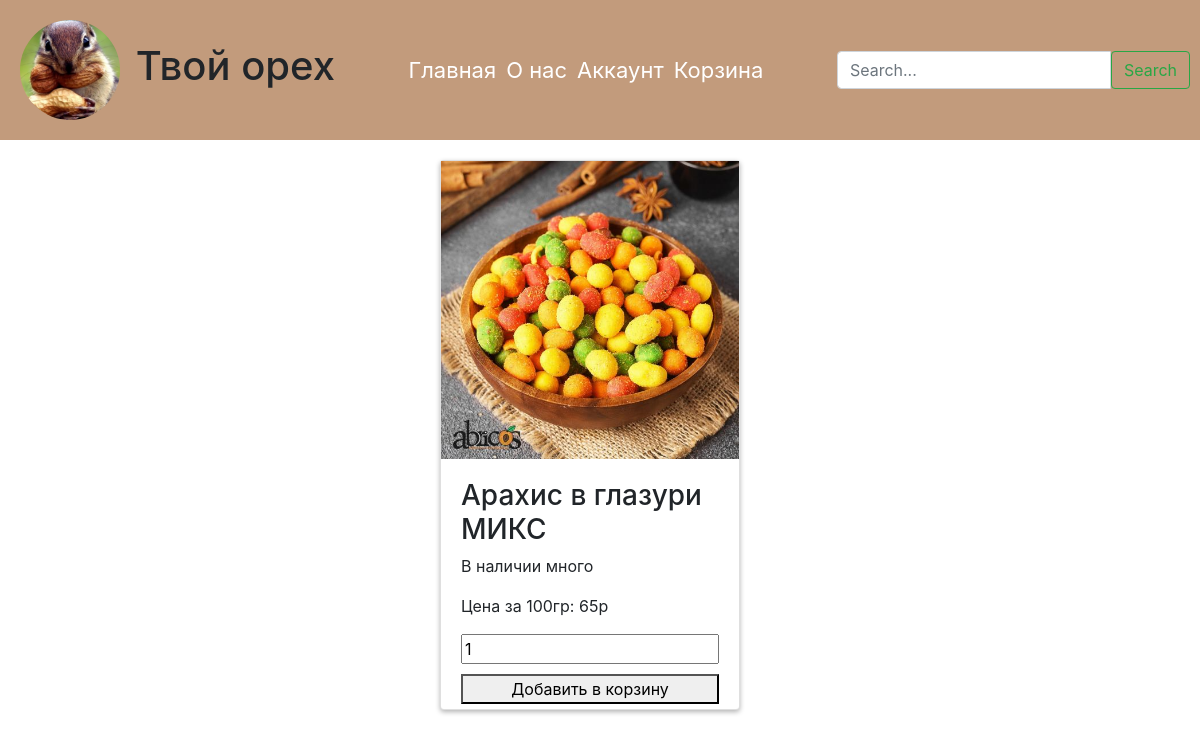
The app's page /, older data.
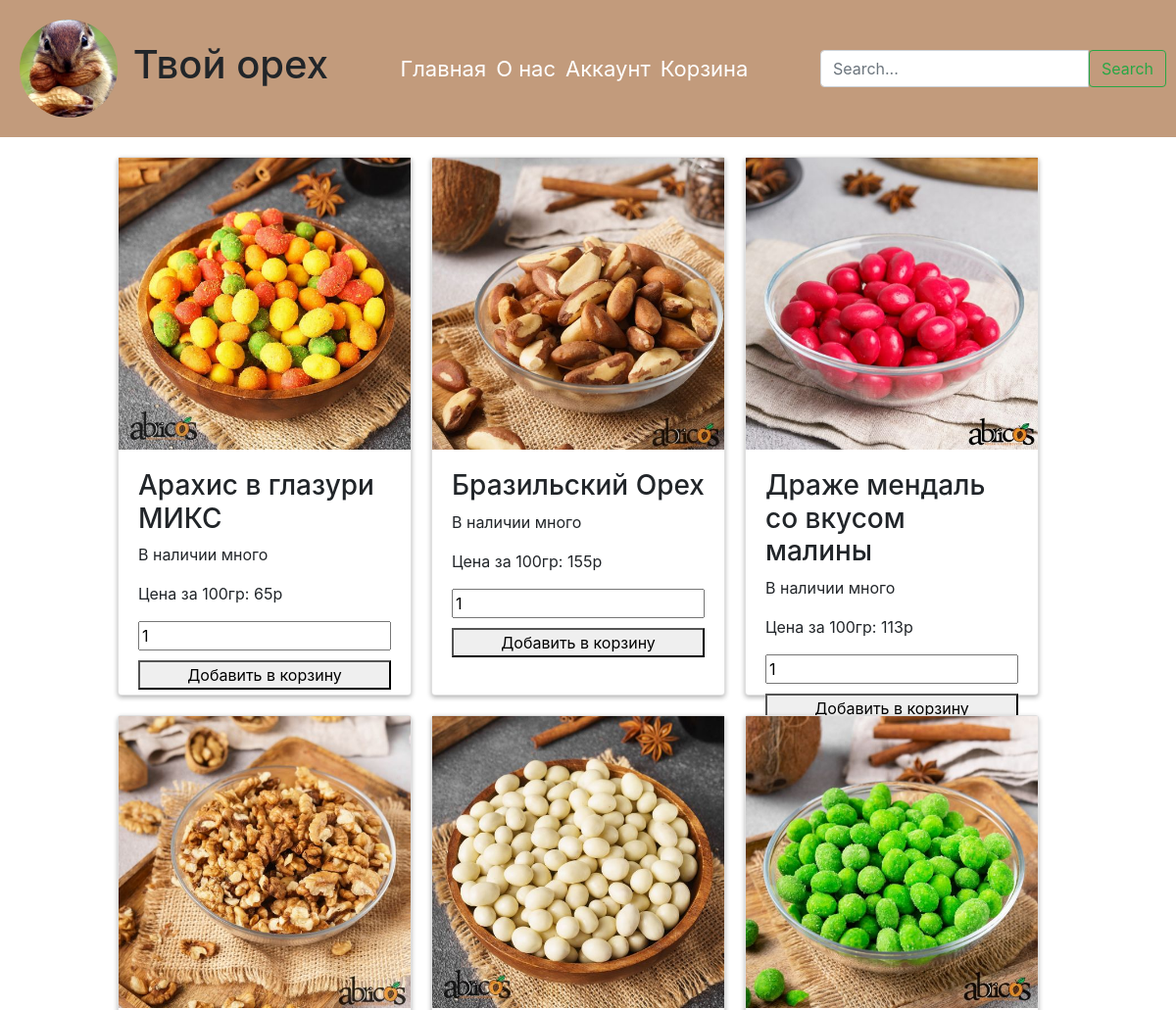
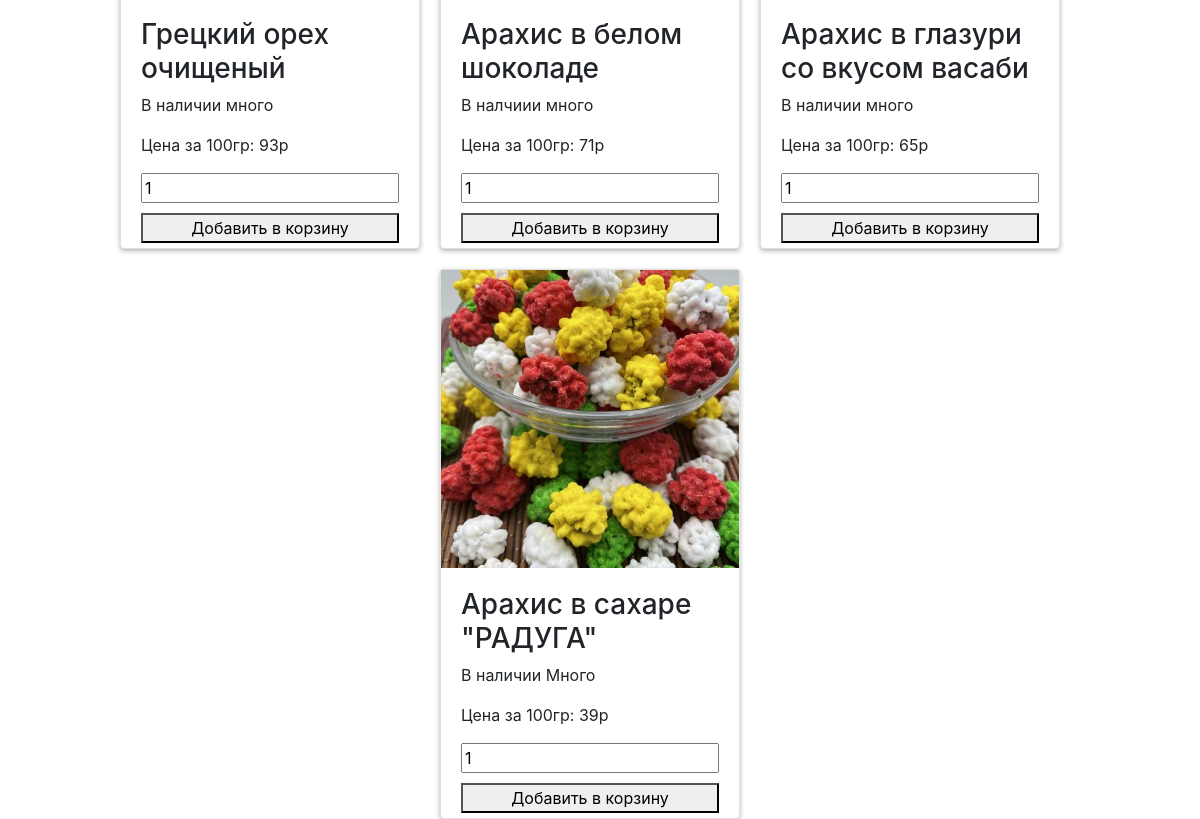
The same page, newer data (2 pictures, top to bottom).
### main/models.py (models this page shows, shortened)
class Product(models.Model):
    product_id = models.IntegerField(primary_key=True)
    product_name = models.TextField()
    product_bio = models.TextField()
    price = models.IntegerField()
    image = models.ImageField(upload_to='images/', blank=True)
    description = models.TextField(default='')
    class Meta:
        verbose_name = "Продукт"
        verbose_name_plural = "Продукты"

### main/views.py (the view)
# urls.py: path('', views.main_page, name='home'),
def main_page(request):
    product = Product.objects.all()
    return render(request, 'main_page.html', {'title': 'Главная страница сайта', 'product': product})

### main/templates/main_page.html (shortened to what this page needs)
{% extends 'base.html' %}
{% block content %}
<main>
    <div class="container">
        <div class="row justify-content-center">
            {% for p in product %}
            <div class="card">
                <a href="{% url 'product_detail' p.pk %}">
                    <img src="{{ p.image.url }}" alt="{{ p.product_name }}" id="product-image-{{ p.product_id }}">
                </a>
                <div class="card-body">
                    <h3>{{ p.product_name }}</h3>
                    <p>{{ p.product_bio }}</p>
                    <p>Цена за 100гр: <span id="product-price-{{ p.product_id }}" data-price="{{ p.price }}">{{ p.price }}</span>р
                    </p>
                    <form method="POST" action="{% url 'add_to_cart' p.product_id %}">
                        <div style="display: flex; flex-direction: column;">
                            <input type="number" name="quantity" id="quantity-{{ p.product_id }}" value="1" min="1"
                                   onchange="updatePrice('{{ p.product_id }}', {{ p.price }})">
                            <button type="submit" style="margin-top: 10px;">Добавить в корзину</button>
                        </div>
                    </form>
                </div>
            </div>
            {% endfor %}
        </div>
    </div>
</main>
{% endblock %}

### main/templates/base.html (shortened to what this page needs)
<!DOCTYPE html>
<html>
<head>
    <link rel="stylesheet" type="text/css" href="/static/styles.css">
    <link rel="stylesheet" href="https://maxcdn.bootstrapcdn.com/bootstrap/4.5.2/css/bootstrap.min.css">
</head>
<body>
<header>
    <div class="navigation" style="background-color: #C29B7C;">
        <div class="logo">
            <img src="/static/depositphotos_44681117-stock-illustration-cartoon-red-squirrel.jpg" alt="Логотип"
                 class="logo-image">
            <h1 style="display: inline-block; margin-left: 10px; vertical-align: middle;">Твой орех</h1>
        </div>
        <nav>
            <ul>
                <li><a href="{% url 'home' %}">Главная</a></li>
                <li><a href="{% url 'about' %}">О нас</a></li>
                <li><a href="{% url 'account' %}">Аккаунт</a></li>
                <li><a href="{% url 'cart' %}">Корзина</a></li>
            </ul>
        </nav>
        <form method="POST" role="search" action="{% url 'search' %}">
            <div class="input-group">
                <input type="search" class="form-control" placeholder="Search..." aria-label="Search" name="searched">
                <button class="btn btn-outline-success" type="submit">Search</button>
            </div>
        </form>
    </div>
</header>
<main>
    {% block content %}
    {% endblock %}
</main>
</body>
</html>

### main/static/styles.css (style rules this page uses)
.navigation { background-color: #f2f2f2; padding: 10px; display: flex; align-items: center; justify-content: space-between; }
.navigation .logo { margin: 10px; font-size: 24px; font-weight: bold; }
.navigation nav ul { list-style-type: none; margin: 0; padding: 0; display: flex; align-items: center; }
.navigation nav ul li { margin-right: 10px; }
.navigation nav ul li a { text-decoration: none; }
.card { border: 1px solid #4d4d4d; border-radius: 5px; box-shadow: 0 2px 5px rgba(0, 0, 0, 0.3); height: 550px; width: 300px; margin-right: 20px; margin-top: 20px; }
.card img { width: 100%; height: auto; }
.card-body { padding: 10px; }
.container { padding-left: 15px; padding-right: 15px; }
.row { margin-left: 0; margin-right: 0; }
.justify-content-center { justify-content: center; }
.logo-image { border-radius: 50%; width: 100px; height: 100px; }
nav ul li a { font-size: 22px; color: white; transition: color 0.3s ease; }

Row changes from the older to the newer data that the page shows:
added Product: image (picture), product_name "Бразильский Орех", product_bio "В наличии много", price "155"
added Product: image (picture), product_name "Драже мендаль со вкусом малины", product_bio "В наличии много", price "113"
added Product: image (picture), product_name "Грецкий орех очищеный", product_bio "В наличии много", price "93"
added Product: image (picture), product_name "Арахис в белом шоколаде", product_bio "В налчиии много", price "71"
added Product: image (picture), product_name "Арахис в глазури со вкусом васаби", product_bio "В наличии много", price "65"
added Product: image (picture), product_name "Арахис в сахаре \"РАДУГА\"", product_bio "В наличии Много", price "39"
